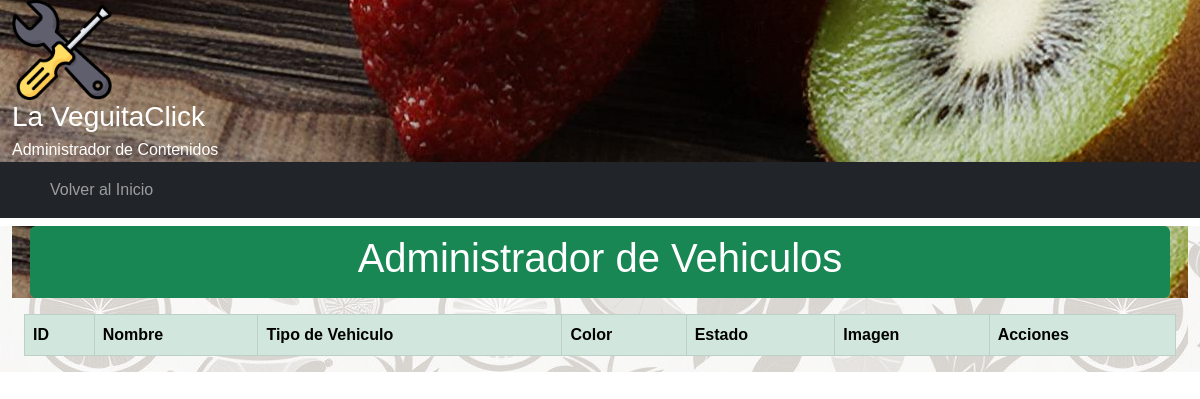
The app's page /crud/vehiculo/, older data.
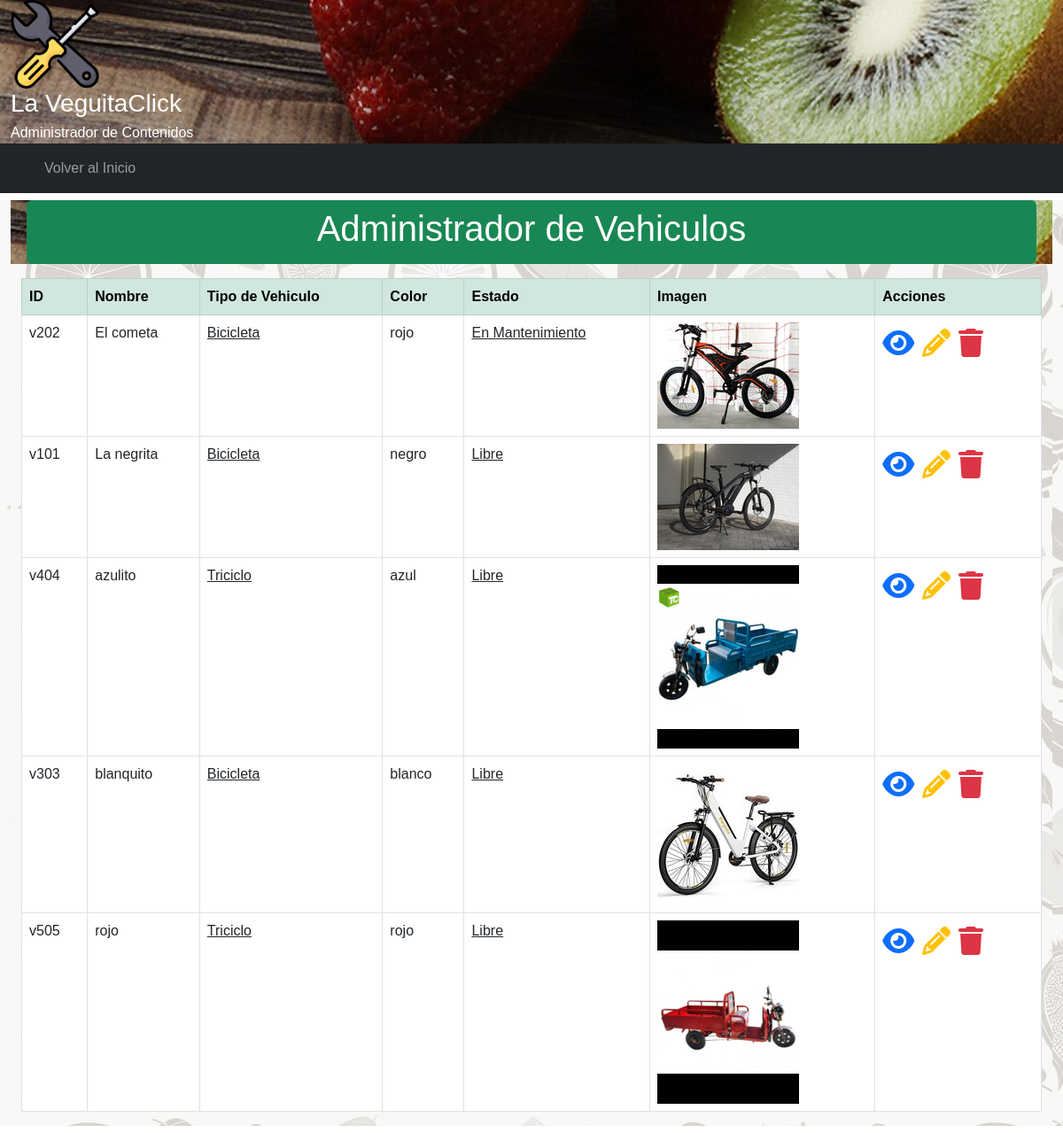
The same page, newer data.
### crud/models.py (models this page shows, shortened)
class Vehiculo(models.Model):
    idVehiculo = models.CharField(primary_key=True,verbose_name='ID',max_length=20)
    nombre = models.CharField(verbose_name='Nombre',max_length=250)
    tipo = models.ForeignKey(TipoVehiculo,verbose_name='Tipo de Vehiculo',on_delete=models.CASCADE)
    color = models.CharField(verbose_name='Color de Vehiculo',max_length=12)
    estado = models.ForeignKey(EstadoVehiculo,verbose_name='Estado de Vehiculo',on_delete=models.CASCADE)
    image = models.ImageField(verbose_name='Imagen',upload_to='vehiculo',null=True,blank=True)
    created_at = models.DateTimeField(verbose_name='Fecha creación', auto_now_add=True)
    updated_at = models.DateTimeField(verbose_name='Fecha actualización', auto_now=True)
    class Meta:
        verbose_name = 'vehiculo'
        verbose_name_plural = 'vehiculos'
        ordering = ['nombre']

class TipoVehiculo(models.Model):
    tipo = models.CharField(verbose_name='Tipo de Vehiculo', max_length=50)
    created_at = models.DateTimeField(verbose_name='Fecha creación', auto_now_add=True)
    updated_at = models.DateTimeField(verbose_name='Fecha actualización', auto_now=True)
    class Meta:
        verbose_name = 'tipo de vehiculo'
        verbose_name_plural = 'tipo de vehiculos'
        ordering = ['id']
    def __str__(self) -> str:
        return self.tipo

class EstadoVehiculo(models.Model):
    estado = models.CharField(verbose_name='Estado de Vehiculo', max_length=50)
    created_at = models.DateTimeField(verbose_name='Fecha creación', auto_now_add=True)
    updated_at = models.DateTimeField(verbose_name='Fecha actualización', auto_now=True)
    class Meta:
        verbose_name = 'estado de vehiculo'
        verbose_name_plural = 'estado de vehiculos'
        ordering = ['id']
    def __str__(self) -> str:
        return self.estado

### crud/views.py (the view)
# urls.py: path('vehiculo/', vehiculo_lista, name="vehiculo"),
def vehiculo_lista(request):
    context = {'vehiculo': Vehiculo.objects.all()}
    return render(request,'crud/vehiculo.html',context)

### crud/templates/crud/vehiculo.html (shortened to what this page needs)
{% extends 'crud/base.html' %}
{% load static %}
{% block main_content %}
<div class="container-fluid">
<main>
<header>
   <div class="container my-2 p-2 text-white text-center rounded bg-success">
      <h1>Administrador de Vehiculos</h1>
   </div>
</header>
 <div class="container-fluid my-2">
     <div class="table-responsive">
        <table class="table table-bordered">
            <thead class="table-success">
                <tr>
                    <th>ID</th>
                    <th>Nombre</th>
                    <th>Tipo de Vehiculo</th>
                    <th>Color</th>
                    <th>Estado</th>
                    <th>Imagen</th>
                    <th>Acciones</th>
                </tr>
            </thead>
            <tbody>
                {% for v in vehiculo %}
                <tr>
                    <td>{{v.idVehiculo}}</td>
                    <td>{{v.nombre}}</td>
                    <td>
                        <a class=" text-dark" href="/crud/vehiculo/tipo/{{v.producto.idVehiculo}}">{{v.tipo}}</a>
                    </td>
                    <td>{{v.color}}</td>
                    <td>
                        <a class=" text-dark" href="/crud/vehiculo/estado/{{v.estado}}">{{v.estado}}</a>
                    </td>
                    <td>
                        {% if v.image %}
                        <img class="img-vehiculo" src="{{v.image.url}}" alt="{{v.nombre}}">
                        {% else%}
                        <img class="img-vehiculo" src="{% static 'crud/img/image_not_found.jpg' %}" alt="INF">
                        {% endif %}
                    </td>
                    <td>
                        <a class="text-decoration-none" href="{% url 'vehiculo-detail' vehiculo_id=v.idVehiculo %}">
                            <span class="text-primary fs-2">
                                <i class="fa-solid fa-eye"></i>
                            </span>
                        </a>
                        <a class="text-decoration-none" href="{% url 'vehiculo-edit' vehiculo_id=v.idVehiculo %}">
                            <span class="text-warning fs-2">
                                <i class="fa-solid fa-pencil"></i>
                            </span>
                        </a>
                        <a class="text-decoration-none modal-borrar" data-bs-toggle="modal"
                            data-bs-target="#staticBackdrop"
                            data-href="{% url 'vehiculo-delete' vehiculo_id=v.idVehiculo %}">
                            <span class="text-danger fs-2">
                                <i class="fa-solid fa-trash"></i>
                            </span>
                        </a>
                    </td>
                </tr>
                {% endfor %}
            </tbody>
        </table>
    </div>
</main>
</div>
{% endblock %}

Row changes from the older to the newer data that the page shows:
added Vehiculo: idVehiculo "v202", nombre "El cometa", tipo "Bicicleta", color "rojo", estado "En Mantenimiento", image (picture)
added Vehiculo: idVehiculo "v101", nombre "La negrita", tipo "Bicicleta", color "negro", estado "Libre", image (picture)
added Vehiculo: idVehiculo "v404", nombre "azulito", tipo "Triciclo", color "azul", estado "Libre", image (picture)
added Vehiculo: idVehiculo "v303", nombre "blanquito", tipo "Bicicleta", color "blanco", estado "Libre", image (picture)
added Vehiculo: idVehiculo "v505", nombre "rojo", tipo "Triciclo", color "rojo", estado "Libre", image (picture)
